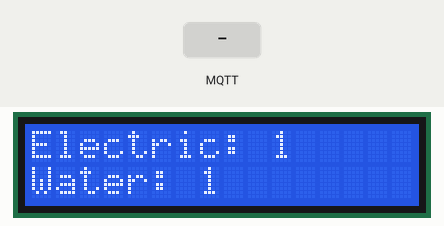
Recording of a sketch running on a simulated ESP8266 (NodeMCU). Parts: 16×2 character LCD. Inputs (shaded band) come from the test bench. WiFi joins after 1.5 s; servers stay silent unless stated; random numbers use the default seed unless the sketch sets one; no MQTT or app messages arrive unless stated; what the sketch prints to the serial monitor is not drawn.

Above: at 2.7 s.
2.8 s: MQTT message "5" arrives on the first subscribed topic
At 12.6 s:
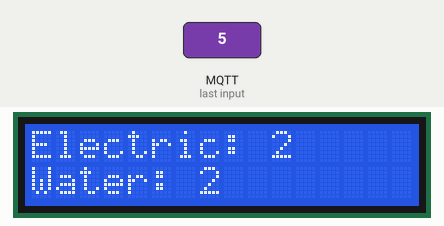
13.1 s: MQTT message "on" arrives on the first subscribed topic
At 22.8 s:
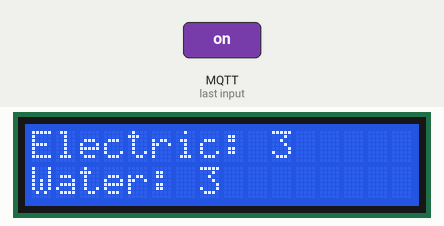
23.1 s: MQTT message "off" arrives on the first subscribed topic
Timing chart, 0 to 26.1 s (numbered marks = the images above; inputs shaded):
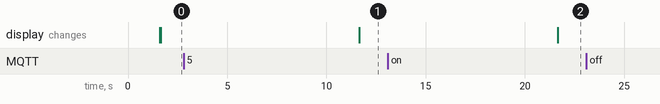

The sketch:

test.ino
```cpp
// Include Library
#include <ESP8266WiFi.h>
#include <PubSubClient.h>
#include <LiquidCrystal_I2C.h>
#include <Wire.h>
#include <stdio.h>
#include <stdlib.h>
// Wi-Fi Setup
const char *ssid = "($this)iPhone";
const char *password = "12345678";
// MQTT Setup
const char *mqtt_server = "broker.mqttdashboard.com";
long lastMsg = 0;
int i;
String msg;
int room = 112;
char outTopic[] = "myTopic";
char inTopic[] = "input-Node-MCU";
char buffer_str[1000];
int number = 1;

LiquidCrystal_I2C lcd(0x27, 16, 2);
WiFiClient espClient;
PubSubClient client(espClient);
void setup_wifi()
{
  delay(10);
  // We start by connecting to a WiFi network
  Serial.println();
  Serial.print("Connecting to ");
  Serial.println(ssid);
  WiFi.begin(ssid, password);
  while (WiFi.status() != WL_CONNECTED)
  {
    delay(500);
    Serial.print(".");
  }
  Serial.println("");
  Serial.println("WiFi connected");
  Serial.println("IP address: ");
  Serial.println(WiFi.localIP());
}

void reconnect()
{
  // Loop until we're reconnected
  while (!client.connected())
  {
    Serial.print("Attempting MQTT connection...");
    char clientID[15];
    String("iot-" + String(random(1000000))).toCharArray(clientID, 15);
    //Random Client ID
    if (client.connect(clientID))
    {
      Serial.println("Successfully connected with MQTT");
      Serial.print("Client: ");
      Serial.println(clientID);
    }
    else
    {
      Serial.print("failed, rc=");
      Serial.print(client.state());
      Serial.println(" try again in 5 seconds"); // Wait 5 seconds before retrying delay(1000);
    }
  }
}

void callback(char *topic, byte *payload, unsigned int length)
{
  String payload_str = "";
  String topic_str = String(topic);
  for (int i = 0; i < length; i++)
  {
    payload_str += (char)payload[i];
  }
  Serial.print("Message arrived [");
  Serial.print(topic_str);
  Serial.print("] ");
  Serial.println(payload_str);
  msg = payload_str;
  i = atoi(msg.c_str());
  Serial.println(i + 2);
}

void setup()
{
  // put your setup code here, to run once:
  Serial.begin(115200);
  setup_wifi();
  client.setServer(mqtt_server, 1883);
  client.setCallback(callback);
  //Use predefined PINS consts
  Serial.begin(115200);
  Wire.begin(D2, D1);
  lcd.begin();
  lcd.home();
  lcd.print("Electric: ");
  lcd.setCursor(0, 1);
  lcd.print("Water: ");
  lcd.setCursor(0, 0);
}

void loop()
{
  // put your main code here, to run repeatedly:
  if (!client.connected())
  {
    reconnect();
  }
  while (true)
  {
    lcd.setCursor(10, 0);
    lcd.print(number);
    lcd.setCursor(7, 1);
    lcd.print(number);
    delay(10000);
    number++;
    char outPayload[1000] = "";
    sprintf(outPayload, "{\"room\": \"%i\", \"elec_usage\": %i, \"water_usage\" : %i}", room, number, number);
    client.publish(outTopic, outPayload);
    client.subscribe(inTopic);
    client.loop();
  }
}
```
